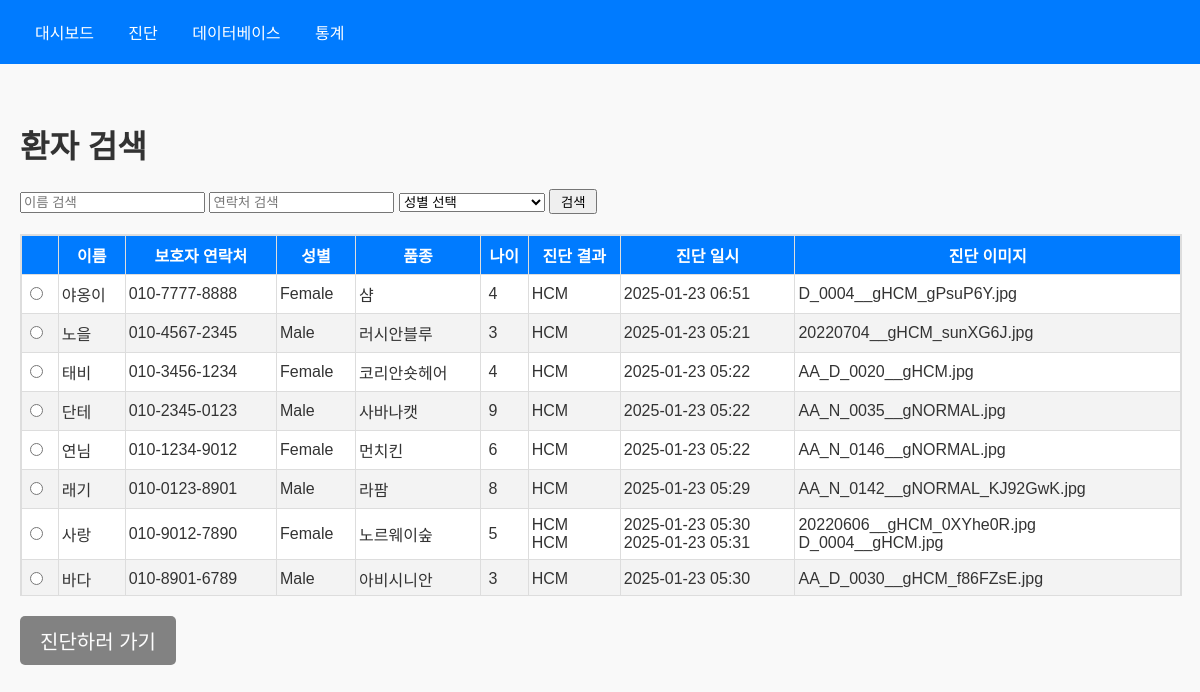
Page /database/search/ on the committed database.
### database/models.py (models this page shows, shortened)
class PatientDB(models.Model):
    cat_id = models.AutoField(primary_key=True)  # 고양이 ID (자동 증가)
    owner_phone = models.CharField(max_length=15)  # 주인 핸드폰 번호
    cat_name = models.CharField(max_length=100)  # 고양이 이름
    breed = models.CharField(max_length=100)  # 품종
    age = models.IntegerField()  # 나이
    gender = models.CharField(max_length=10)  # 성별
    remarks = models.TextField(null=True, blank=True)  # 비고란 (null 허용, blank 허용)

class DiagnosisDB(models.Model):
    diagnosis_id = models.AutoField(primary_key=True)  # 진단 ID (자동 증가)
    cat_id = models.ForeignKey(PatientDB, on_delete=models.CASCADE)  # 환자 정보와 연결 (ForeignKey)
    diagnosis_time = models.DateTimeField(auto_now_add=True)  # 진단 시간 (자동 추가)
    diagnosis_result = models.CharField(max_length=10, choices=[('Normal', 'Normal'), ('HCM', 'HCM')])  # 진단 결과
    diagnosis_image_path = models.CharField(max_length=255)  # 진단 이미지 경로

### database/views.py (the view)
# urls.py: path('search/', views.search_patients, name='search_patients'),  # 검색
def search_patients(request):
    patients = PatientDB.objects.prefetch_related(
        Prefetch('diagnosisdb_set', queryset=DiagnosisDB.objects.all(), to_attr='diagnoses')
    ).order_by('-cat_id')  # cat_id를 내림차순으로 정렬
    cat_name_query = request.GET.get('cat_name', '')
    gender_query = request.GET.get('gender', '')
    owner_phone_query = request.GET.get('owner_phone', '')
    if cat_name_query:
        patients = patients.filter(cat_name__icontains=cat_name_query)
    if gender_query:
        patients = patients.filter(gender__iexact=gender_query)
    if owner_phone_query:
        patients = patients.filter(owner_phone__icontains=owner_phone_query)
    return render(request, 'search_patients.html', {
        'patients': patients,
        'cat_name_query': cat_name_query,
        'gender_query': gender_query,
        'owner_phone_query': owner_phone_query,
    })

### templates/search_patients.html (shortened to what this page needs)
<!DOCTYPE html>
<html lang="en">
<head>
    {% load static %}
    <link rel="stylesheet" href="{% static 'css/styles.css' %}">
</head>
<body>
    <header>
        <nav>
            <a href="{% url 'home' %}">대시보드</a>
            <a href="{% url 'diagnosis' %}">진단</a>
            <a href="{% url 'database:search_patients' %}">데이터베이스</a>
            <a href="{% url 'statistic' %}">통계</a>
        </nav>
    </header>
    <div class="container">
            <h1>환자 검색</h1>
            <form method="get">
                <input type="text" name="cat_name" value="{{ cat_name_query }}" placeholder="이름 검색">
                <input type="text" name="owner_phone" value="{{ owner_phone_query }}" placeholder="연락처 검색">
                <select name="gender">
                    <option value="">성별 선택&nbsp;&nbsp;&nbsp;&nbsp;&nbsp;&nbsp;&nbsp;&nbsp;&nbsp;&nbsp;&nbsp;&nbsp;&nbsp;&nbsp;&nbsp;&nbsp;&nbsp;&nbsp;&nbsp;</option>
                </select>
                <button type="submit">&nbsp;검색&nbsp;</button>
            </form>
            <div class="table-container">
                <table>
                    <thead>
                        <tr>
                            <th> </th>
                            <th>이름</th>
                            <th>보호자 연락처</th>
                            <th>성별</th>
                            <th>품종</th>
                            <th>나이</th>
                            <th>진단 결과</th>
                            <th>진단 일시</th>
                            <th>진단 이미지</th>
                        </tr>
                    </thead>
                    <tbody>
                        {% for patient in patients %}
                        <tr>
                            <td>
                                <input
                                    type="radio"
                                    name="selected_patient"
                                    value="{{ patient.cat_id }}"
                                    onchange="enableDiagnosisButton()"
                                />
                            </td>
                            <td>{{ patient.cat_name }}</td>
                            <td>{{ patient.owner_phone }}</td>
                            <td>{{ patient.gender }}</td>
                            <td>{{ patient.breed }}</td>
                            <td>&nbsp;{{ patient.age }}</td>
                            <td>
                                {% if patient.diagnoses %}
                                    {% for diagnosis in patient.diagnoses %}
                                        {{ diagnosis.diagnosis_result }}<br>
                                    {% endfor %}
                                {% endif %}
                            </td>
                            <td>
                                {% if patient.diagnoses %}
                                    {% for diagnosis in patient.diagnoses %}
                                        {{ diagnosis.diagnosis_time|date:"Y-m-d H:i" }}<br>
                                    {% endfor %}
                                {% endif %}
                            </td>
                            <td>
                                {% if patient.diagnoses %}
                                    {% for diagnosis in patient.diagnoses %}
                                        {{ diagnosis.diagnosis_image_path|slice:"7:" }}<br>
                                    {% endfor %}
                                {% endif %}
                            </td>
                        </tr>
                        {% endfor %}
                    </tbody>
                </table>
            </div>
        <button
            id="diagnosisButton"
            disabled
            onclick="goToDiagnosis()"
            style="background-color: #333;
                    color: white;
                    padding: 10px 20px;
                    font-size: 20px;
                    border: none;
                    border-radius: 5px;
                    opacity: 0.6;
                    cursor: not-allowed;">진단하러 가기
        </button>
</body>
</html>

### static/css/styles.css (style rules this page uses)
body { font-family: Arial, sans-serif; margin: 0; padding: 0; background-color: #f9f9f9; color: #333; }
header { background-color: #007bff; color: #fff; padding: 20px 20px; position: fixed; top: 0; width: 100%; z-index: 1000; }
header nav a { color: #fff; text-decoration: none; margin: 0 15px; }
.container { padding: 20px; max-width: 1200px; margin: 80px auto 0 auto; }
.table-container { width: 100%; max-height: 360px; overflow-y: auto; border: 1px solid #dddddd; margin: 20px 0; background-color: #fff; }
.table-container table { width: 100%; border-collapse: collapse; }
.table-container thead th { position: sticky; top: 0; background-color: #007BFF; color: #ffffff; z-index: 1; border-bottom: 1px solid #dddddd; }
.table-container tbody tr:nth-of-type(even) { background-color: #f3f3f3; }
.table-container th, .table-container td { padding: 7px 3px; border: 1px solid #dddddd; white-space: nowrap; }

### rows in the picture
PatientDB: cat_name "야옹이", owner_phone "010-7777-8888", gender "Female", breed "샴", age "4"
DiagnosisDB: diagnosis_result "HCM", diagnosis_time "2025-01-23 06:51", diagnosis_image_path "D_0004__gHCM_gPsuP6Y.jpg"
PatientDB: cat_name "노을", owner_phone "010-4567-2345", gender "Male", breed "러시안블루", age "3"
DiagnosisDB: diagnosis_result "HCM", diagnosis_time "2025-01-23 05:21", diagnosis_image_path "20220704__gHCM_sunXG6J.jpg"
PatientDB: cat_name "태비", owner_phone "010-3456-1234", gender "Female", breed "코리안숏헤어", age "4"
DiagnosisDB: diagnosis_result "HCM", diagnosis_time "2025-01-23 05:22", diagnosis_image_path "AA_D_0020__gHCM.jpg"
PatientDB: cat_name "단테", owner_phone "010-2345-0123", gender "Male", breed "사바나캣", age "9"
DiagnosisDB: diagnosis_result "HCM", diagnosis_time "2025-01-23 05:22", diagnosis_image_path "AA_N_0035__gNORMAL.jpg"
PatientDB: cat_name "연님", owner_phone "010-1234-9012", gender "Female", breed "먼치킨", age "6"
DiagnosisDB: diagnosis_result "HCM", diagnosis_time "2025-01-23 05:22", diagnosis_image_path "AA_N_0146__gNORMAL.jpg"
PatientDB: cat_name "래기", owner_phone "010-0123-8901", gender "Male", breed "라팜", age "8"
DiagnosisDB: diagnosis_result "HCM", diagnosis_time "2025-01-23 05:29", diagnosis_image_path "AA_N_0142__gNORMAL_KJ92GwK.jpg"
PatientDB: cat_name "사랑", owner_phone "010-9012-7890", gender "Female", breed "노르웨이숲", age "5"
DiagnosisDB: diagnosis_result "HCM", diagnosis_time "2025-01-23 05:30", diagnosis_image_path "20220606__gHCM_0XYhe0R.jpg"
DiagnosisDB: diagnosis_result "HCM", diagnosis_time "2025-01-23 05:31", diagnosis_image_path "D_0004__gHCM.jpg"
PatientDB: cat_name "바다", owner_phone "010-8901-6789", gender "Male", breed "아비시니안", age "3"
DiagnosisDB: diagnosis_result "HCM", diagnosis_time "2025-01-23 05:30", diagnosis_image_path "AA_D_0030__gHCM_f86FZsE.jpg"
